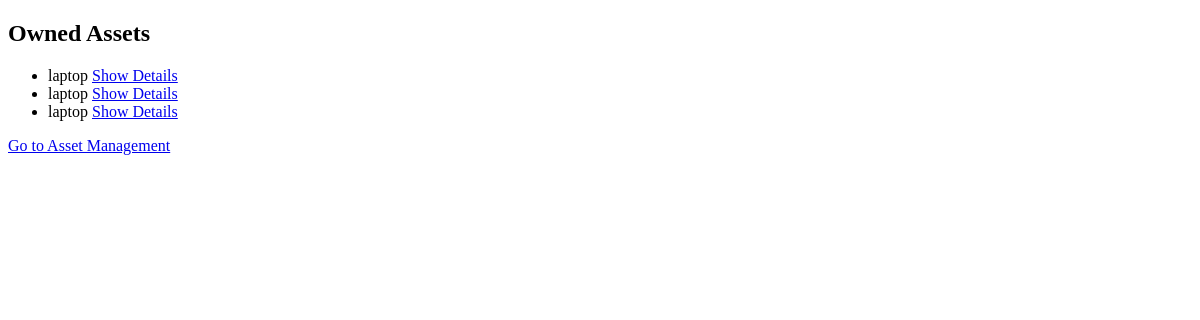
The app's page /asset_management/assets/, older data.
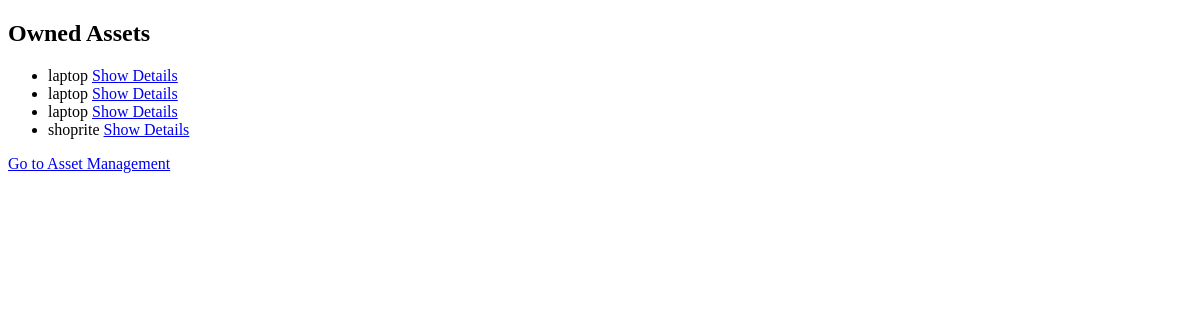
The same page, newer data.
### asset_management/models.py (models this page shows, shortened)
class Asset(models.Model):
    name = models.CharField(max_length=255)
    purchase_price = models.DecimalField(max_digits=10, decimal_places=2)
    additional_costs = models.DecimalField(max_digits=10, decimal_places=2, default=10)
    total_amount = models.DecimalField(max_digits=10, decimal_places=2, editable=False)
    purchase_date = models.DateField(auto_now_add=True)

### asset_management/views.py (the view)
# urls.py: path('assets/', asset_list, name='asset_list'),
def asset_list(request):
    assets = Asset.objects.all()
    return render(request,'asset_list.html',{'assets':assets})

### templates/asset_list.html (shortened to what this page needs)
<!DOCTYPE html>
<html lang="en">
<head>
</head>
<body>
    <div>
        <h2>Owned Assets</h2>
        <ul>
            {% for asset in assets %}
                <li>
                    {{ asset.name }}
                    <a href="{% url 'asset_details' asset.id %}">Show Details</a>
                </li>
            {% endfor %}
        </ul>
        <a href="{% url 'asset_management' %}">Go to Asset Management</a>
    </div>
</body>
</html>

Row changes from the older to the newer data that the page shows:
added Asset: name "shoprite"
